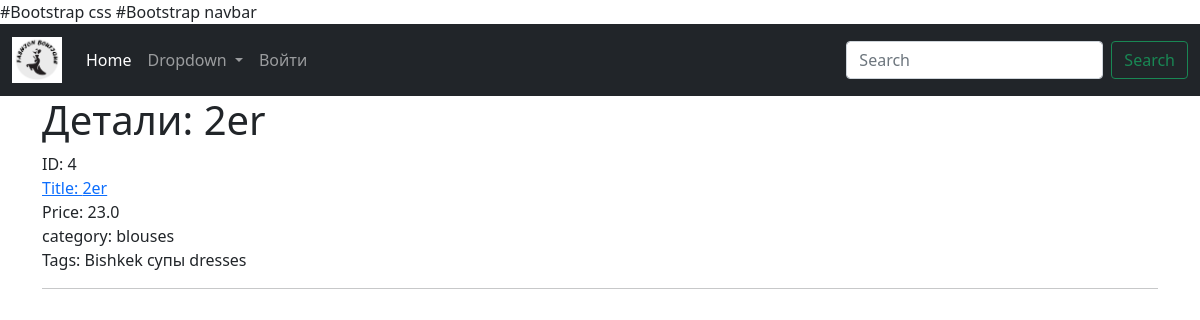
/products/4/, run on the app's committed database.
### shopping/models.py (models this page shows, shortened)
class Product(models.Model):
    title = models.CharField(max_length=100)
    description = models.TextField(null=True,blank=True)
    price = models.FloatField()
    discount = models.IntegerField(default=0)
    category = models.ForeignKey(Category,
                                 on_delete=models.CASCADE)
    tags = models.ManyToManyField(Tag,blank=True)

class Category(models.Model):
    name = models.CharField(max_length=100)

class Tag(models.Model):
    name = models.CharField(max_length=100)

### shopping/views.py (the view)
def product_item_view(request,product_id):
    product = Product.objects.get(id=product_id)
    data ={
        'product':product,
        'title':product.title
    }
    return render(request,'item.html', context=data)

### templates/item.html
{% extends 'loyaut.html' %}
{% block content %}
    <h1>Детали: {{ title }} </h1>
    <span>ID: {{ product.id }}</span><br/>
    <a href="/products/{{ product.id }}/">Title: {{ product.title }}</a><br/>
    <span>Price: {{ product.price }}</span><br/>
    <span>category: {{ product.category.name }}</span><br/>
    <span>Tags:
        {% for tag in product.tags.all %} {{ tag.name }} {% endfor %}</span>
    <hr/>
{% endblock %}

### static/css/style.css (style rules this page uses)
body { background-color: #281531; color: #c7cdc7; }
a { text-decoration: none; }

### data on the page
Product: title "2er", id "4", price "23.0", category.name "blouses"
Tag: name "Bishkek"
Tag: name "супы"
Tag: name "dresses"
